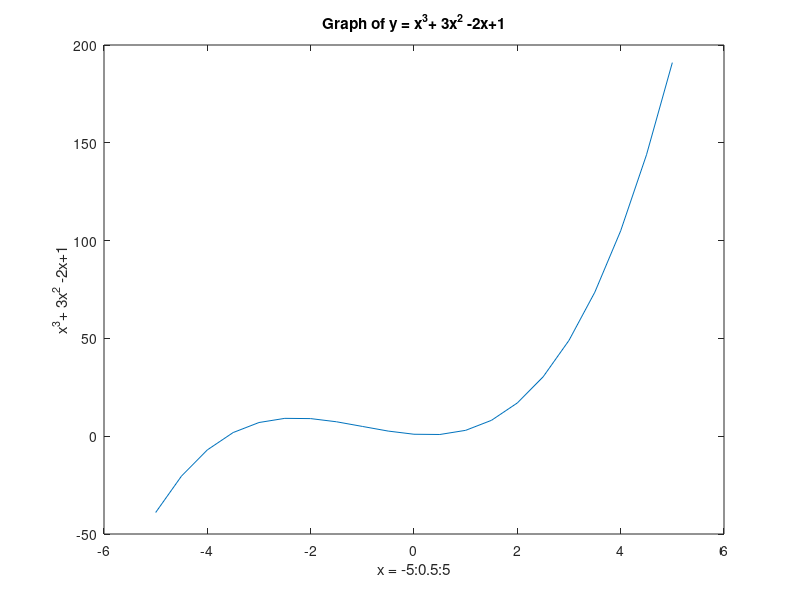

MATLAB code to generate this figure:
%Author: Emmanuel Akinrintoyo
%Date: 05/02/2018
%This plots the graph of y = x^3+ 3x^2 -2x+1
x = -5:0.5:5
%the values of x are in increments of 0.5 
y = x.^3+(3*(x.^2))-(2*x)+1
%the plot function is used to plot the graph
plot(x,y)

%xlabel and ylabel functions are used to label the x and y axis
xlabel('x = -5:0.5:5');
ylabel('x^3+ 3x^2 -2x+1')
%the title function is used to display the title of the graph
title('Graph of y = x^3+ 3x^2 -2x+1')